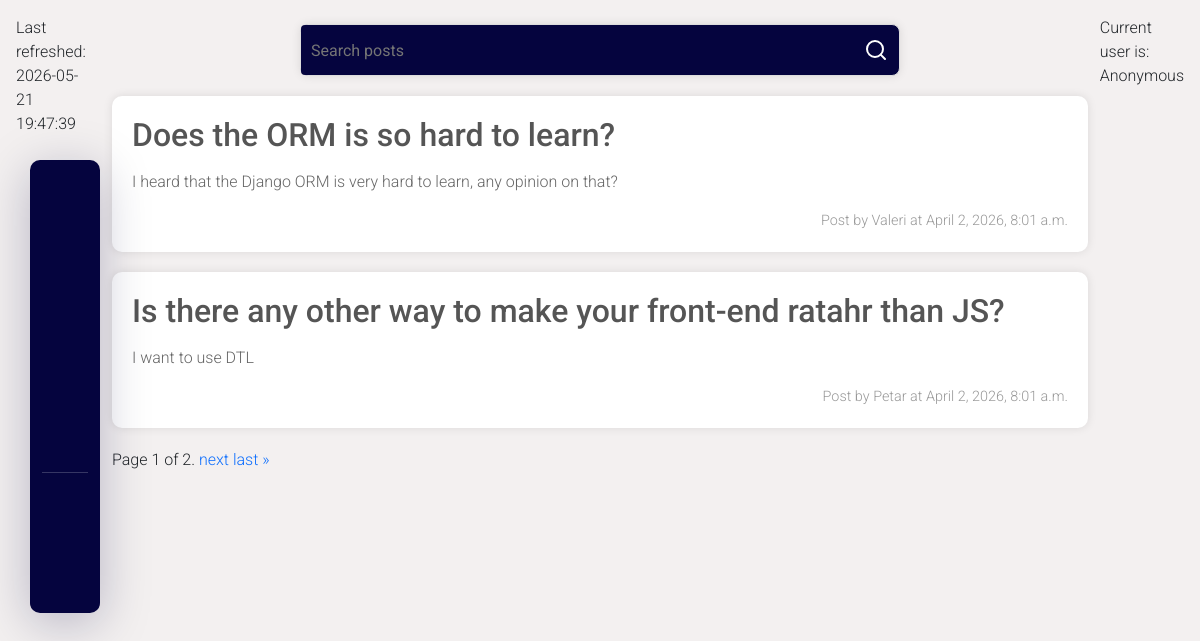
/, run on an earlier commit of the app's database.
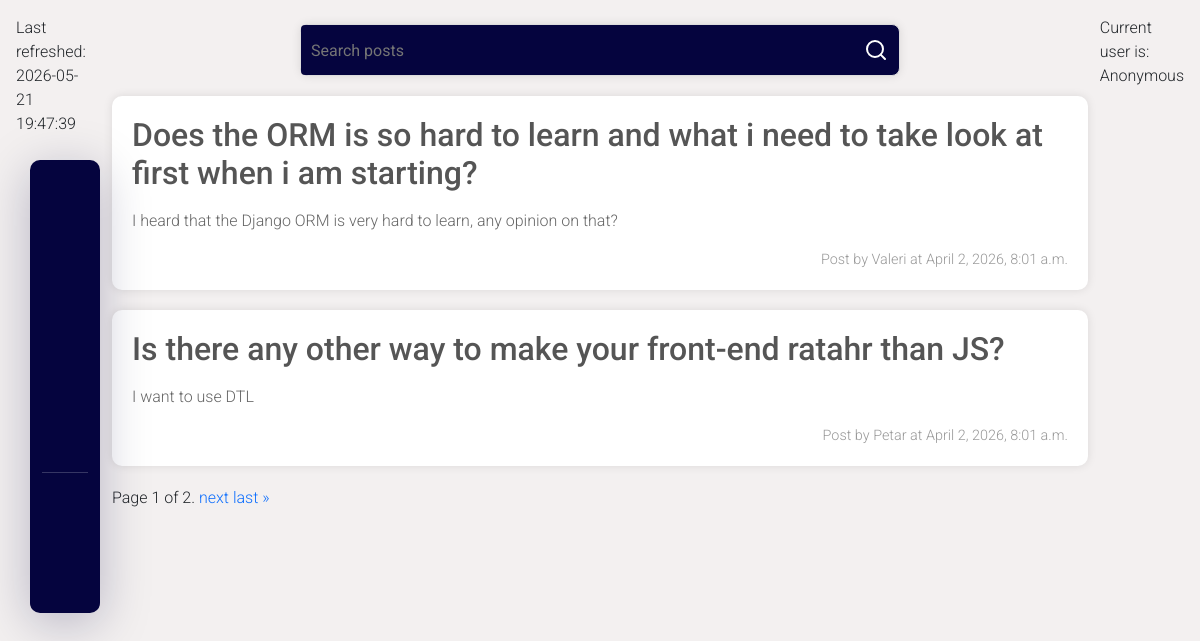
And on a later commit of the database.
### forum/models.py (models this page shows, shortened)
class PostBaseModel(models.Model):
    title = models.CharField(
        max_length=100
    )
    context = models.TextField()
    author = models.CharField(
        max_length=30
    )
    created_at = models.DateTimeField(
        auto_now_add=True,
        blank=True,
        null=True
    )
    language = models.CharField(
        choices=LanguageChoices.choices,
        default=LanguageChoices.OTHER
    )
    image = models.ImageField(
        upload_to='media_files',
        null=True,
        blank=True
    )

### forum/views.py (the view)
# urls.py: path('',views.DashboardView.as_view(),name='dashboard'),
class DashboardView(ListView):
    template_name = 'dashboard.html'
    model = PostBaseModel
    context_object_name = 'posts'
    paginate_by = 2
    def get_queryset(self):
        queryset = super().get_queryset().order_by('-created_at')
        self.form = SearchForm(self.request.GET)
        if self.form.is_valid():
            query = self.form.cleaned_data.get('query')
            if query:
                queryset = queryset.filter(title__icontains=query)
        return queryset
    def get_context_data(self,**kwargs):
        context = super().get_context_data(**kwargs)
        context['search_form'] = self.form
        if hasattr(self, 'form') and self.form.is_valid():
            query = self.form.cleaned_data.get('query')
            if query:
                context['query'] = query
        return context

### forum/forms.py
class SearchForm(forms.Form):
        query = forms.CharField(
            label='',
            required=False,
            max_length=100,
            widget=forms.TextInput(
                attrs={
                    'placeholder':'Search posts'
                }
            )
        )

### forum/templatetags/current_time.py (called while the page is built)
@register.simple_tag(name='current_time')
def get_current_time(format_time='%Y-%m-%d %H:%M:%S'):
    return datetime.now().strftime(format_time)

### forum/templatetags/markdown_extras.py (called while the page is built)
@register.filter(name='markdown')
def markdown_filter(text):
    return mark_safe(markdown.markdown(text))

### forum/templatetags/user_info.py (called while the page is built)
@register.inclusion_tag('username_info.html')
def user_info(user):
    return {
        'user':user.username
    } if user.is_authenticated else {'user':'Anonymous'}

### templates/dashboard.html (shortened to what this page needs)
{% extends 'base.html' %}
{% load markdown_extras %}
{% load recent_questions %}
{% load static %}
{% block content %}
    <form class = 'search-bar' action="{% url 'dashboard' %}">
        {{ search_form }}
        <button style="color: white">
            <svg xmlns="http://www.w3.org/2000/svg" width="24" height="24" viewBox="0 0 24 24" fill="none" stroke="currentColor" stroke-width="2" stroke-linecap="round" stroke-linejoin="round" class="lucide lucide-search-icon lucide-search"><path d="m21 21-4.34-4.34"/><circle cx="11" cy="11" r="8"/></svg>
        </button>
    </form>
    <div class="posts">
        {% for post in posts %}
            <div class="post">
                <a class="post-url" href="{% url 'detail-post' post.pk %}">
                    <h2>{{ post.title }}</h2>
                    <p>{{ post.context|markdown }}</p>
                    <div class="post-meta">
                        <span>Post by {{ post.author|default:'Anonymous' }} at {{ post.created_at }}</span>
                    </div>
                </a>
                </div>
        {% endfor %}
        <div class="pagination">
             <span class="step-links">
                 <span class="current">
                Page {{ page_obj.number }} of {{ page_obj.paginator.num_pages }}.
                </span>
                 {% if page_obj.has_next %}
                     <a href="?page={{ page_obj.next_page_number }}&query={{ query }}">next</a>
                     <a href="?page={{ page_obj.paginator.num_pages }}&query={{ query }}">last &raquo;</a>
                 {% endif %}
             </span>
        </div>
        </div>
{% endblock %}

What changed in the data, as far as the page shows it:
changed PostBaseModel "I heard that the Django ORM is very hard to learn, any opinion on that?": title "Does the ORM is so hard to learn?" → "Does the ORM is so hard to learn and what i need to take look at first when i am starting?"
